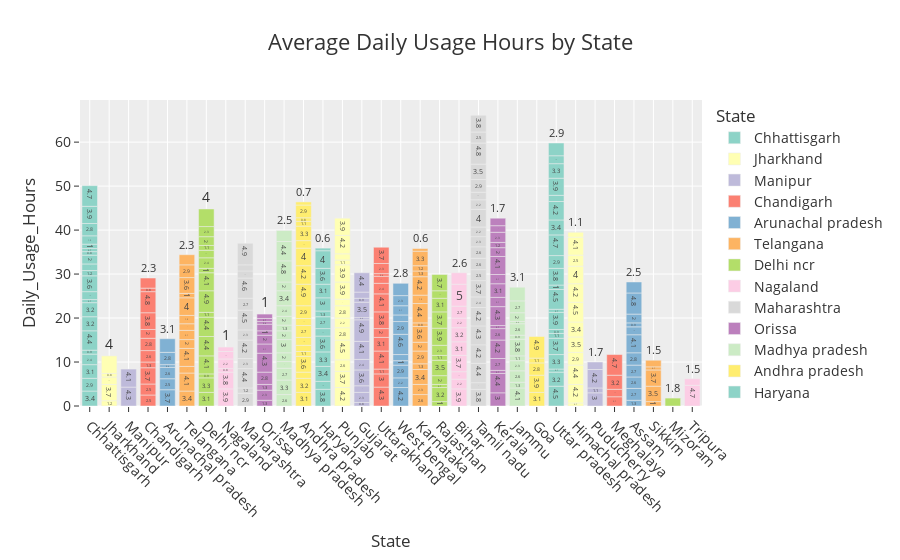

Here is the notebook cell this chart was saved with:
### Code cell
fig = px.bar(df1,x="State",y="Daily_Usage_Hours",color="State",color_discrete_sequence=px.colors.qualitative.Set3,text_auto=True,
    title="Average Daily Usage Hours by State")

fig.update_layout(template="ggplot2",font=dict(size=14),title_font_size=22)

fig.update_xaxes(tickangle=45)
fig.show()

### Figure 1 — Plotly figure (JSON) as saved in the notebook; plotly's stock layout.template omitted (floating-point values rounded to 4 significant figures)
{"data": [{"hovertemplate": "State=%{x}<br>Daily_Usage_Hours=%{y}<extra></extra>", "legendgroup": "Chhattisgarh", "marker": {"color": "rgb(141,211,199)", "pattern": {"shape": ""}}, "name": "Chhattisgarh", "orientation": "v", "showlegend": true, "textposition": "auto", "texttemplate": "%{y}", "type": "bar", "x": ["Chhattisgarh", "Chhattisgarh", "Chhattisgarh", "Chhattisgarh", "Chhattisgarh", "Chhattisgarh", "Chhattisgarh", "Chhattisgarh", "Chhattisgarh", "Chhattisgarh", "Chhattisgarh", "Chhattisgarh", "Chhattisgarh", "Chhattisgarh", "Chhattisgarh", "Chhattisgarh", "Chhattisgarh", "Chhattisgarh", "Chhattisgarh", "Chhattisgarh", "Chhattisgarh"], "xaxis": "x", "y": [3.4, 2.9, 3.1, 2.4, 0.9, 4.4, 3.2, 3.2, 0.7, 1.8, 3.6, 1.2, 1.5, 2.0, 0.8, 0.7, 1.0, 1.9, 2.8, 3.9, 4.7], "yaxis": "y"}, {"hovertemplate": "State=%{x}<br>Daily_Usage_Hours=%{y}<extra></extra>", "legendgroup": "Jharkhand", "marker": {"color": "rgb(255,255,179)", "pattern": {"shape": ""}}, "name": "Jharkhand", "orientation": "v", "showlegend": true, "textposition": "auto", "texttemplate": "%{y}", "type": "bar", "x": ["Jharkhand", "Jharkhand", "Jharkhand", "Jharkhand", "Jharkhand"], "xaxis": "x", "y": [1.2, 3.7, 1.7, 0.8, 4.0], "yaxis": "y"}, {"hovertemplate": "State=%{x}<br>Daily_Usage_Hours=%{y}<extra></extra>", "legendgroup": "Manipur", "marker": {"color": "rgb(190,186,218)", "pattern": {"shape": ""}}, "name": "Manipur", "orientation": "v", "showlegend": true, "textposition": "auto", "texttemplate": "%{y}", "type": "bar", "x": ["Manipur", "Manipur"], "xaxis": "x", "y": [4.3, 4.1], "yaxis": "y"}, {"hovertemplate": "State=%{x}<br>Daily_Usage_Hours=%{y}<extra></extra>", "legendgroup": "Chandigarh", "marker": {"color": "rgb(251,128,114)", "pattern": {"shape": ""}}, "name": "Chandigarh", "orientation": "v", "showlegend": true, "textposition": "auto", "texttemplate": "%{y}", "type": "bar", "x": ["Chandigarh", "Chandigarh", "Chandigarh", "Chandigarh", "Chandigarh", "Chandigarh", "Chandigarh", "Chandigarh", "Chandigarh", "Chandigarh", "Chandigarh"], "xaxis": "x", "y": [2.5, 2.5, 3.7, 1.3, 2.6, 2.8, 2.0, 3.8, 4.8, 0.8, 2.3], "yaxis": "y"}, {"hovertemplate": "State=%{x}<br>Daily_Usage_Hours=%{y}<extra></extra>", "legendgroup": "Arunachal pradesh", "marker": {"color": "rgb(128,177,211)", "pattern": {"shape": ""}}, "name": "Arunachal pradesh", "orientation": "v", "showlegend": true, "textposition": "auto", "texttemplate": "%{y}", "type": "bar", "x": ["Arunachal pradesh", "Arunachal pradesh", "Arunachal pradesh", "Arunachal pradesh", "Arunachal pradesh", "Arunachal pradesh"], "xaxis": "x", "y": [3.7, 2.5, 2.6, 0.6, 2.8, 3.1], "yaxis": "y"}, {"hovertemplate": "State=%{x}<br>Daily_Usage_Hours=%{y}<extra></extra>", "legendgroup": "Telangana", "marker": {"color": "rgb(253,180,98)", "pattern": {"shape": ""}}, "name": "Telangana", "orientation": "v", "showlegend": true, "textposition": "auto", "texttemplate": "%{y}", "type": "bar", "x": ["Telangana", "Telangana", "Telangana", "Telangana", "Telangana", "Telangana", "Telangana", "Telangana", "Telangana", "Telangana", "Telangana", "Telangana", "Telangana"], "xaxis": "x", "y": [3.4, 4.1, 1.5, 4.1, 2.0, 2.1, 1.5, 1.9, 4.0, 1.0, 3.6, 2.9, 2.3], "yaxis": "y"}, {"hovertemplate": "State=%{x}<br>Daily_Usage_Hours=%{y}<extra></extra>", "legendgroup": "Delhi ncr", "marker": {"color": "rgb(179,222,105)", "pattern": {"shape": ""}}, "name": "Delhi ncr", "orientation": "v", "showlegend": true, "textposition": "auto", "texttemplate": "%{y}", "type": "bar", "x": ["Delhi ncr", "Delhi ncr", "Delhi ncr", "Delhi ncr", "Delhi ncr", "Delhi ncr", "Delhi ncr", "Delhi ncr", "Delhi ncr", "Delhi ncr", "Delhi ncr", "Delhi ncr", "Delhi ncr", "Delhi ncr", "Delhi ncr", "Delhi ncr"], "xaxis": "x", "y": [3.1, 3.3, 0.9, 4.1, 4.4, 4.4, 1.1, 4.9, 4.1, 1.0, 2.4, 1.7, 1.1, 2.0, 2.3, 4.0], "yaxis": "y"}, {"hovertemplate": "State=%{x}<br>Daily_Usage_Hours=%{y}<extra></extra>", "legendgroup": "Nagaland", "marker": {"color": "rgb(252,205,229)", "pattern": {"shape": ""}}, "name": "Nagaland", "orientation": "v", "showlegend": true, "textposition": "auto", "texttemplate": "%{y}", "type": "bar", "x": ["Nagaland", "Nagaland", "Nagaland", "Nagaland", "Nagaland", "Nagaland"], "xaxis": "x", "y": [3.9, 3.8, 0.8, 2.2, 1.7, 1.0], "yaxis": "y"}, {"hovertemplate": "State=%{x}<br>Daily_Usage_Hours=%{y}<extra></extra>", "legendgroup": "Maharashtra", "marker": {"color": "rgb(217,217,217)", "pattern": {"shape": ""}}, "name": "Maharashtra", "orientation": "v", "showlegend": true, "textposition": "auto", "texttemplate": "%{y}", "type": "bar", "x": ["Maharashtra", "Maharashtra", "Maharashtra", "Maharashtra", "Maharashtra", "Maharashtra", "Maharashtra", "Maharashtra", "Maharashtra", "Maharashtra", "Maharashtra", "Maharashtra"], "xaxis": "x", "y": [2.9, 1.2, 4.4, 2.3, 4.2, 2.3, 4.5, 2.7, 4.6, 1.6, 1.4, 4.9], "yaxis": "y"}, {"hovertemplate": "State=%{x}<br>Daily_Usage_Hours=%{y}<extra></extra>", "legendgroup": "Orissa", "marker": {"color": "rgb(188,128,189)", "pattern": {"shape": ""}}, "name": "Orissa", "orientation": "v", "showlegend": true, "textposition": "auto", "texttemplate": "%{y}", "type": "bar", "x": ["Orissa", "Orissa", "Orissa", "Orissa", "Orissa", "Orissa", "Orissa", "Orissa", "Orissa", "Orissa", "Orissa", "Orissa"], "xaxis": "x", "y": [1.3, 2.3, 1.3, 2.8, 4.3, 2.1, 2.0, 1.0, 1.5, 0.6, 0.7, 1.0], "yaxis": "y"}, {"hovertemplate": "State=%{x}<br>Daily_Usage_Hours=%{y}<extra></extra>", "legendgroup": "Madhya pradesh", "marker": {"color": "rgb(204,235,197)", "pattern": {"shape": ""}}, "name": "Madhya pradesh", "orientation": "v", "showlegend": true, "textposition": "auto", "texttemplate": "%{y}", "type": "bar", "x": ["Madhya pradesh", "Madhya pradesh", "Madhya pradesh", "Madhya pradesh", "Madhya pradesh", "Madhya pradesh", "Madhya pradesh", "Madhya pradesh", "Madhya pradesh", "Madhya pradesh", "Madhya pradesh", "Madhya pradesh", "Madhya pradesh", "Madhya pradesh", "Madhya pradesh"], "xaxis": "x", "y": [2.6, 3.3, 2.7, 1.5, 2.0, 3.0, 2.0, 1.3, 2.0, 2.4, 3.4, 2.0, 4.8, 4.4, 2.5], "yaxis": "y"}, {"hovertemplate": "State=%{x}<br>Daily_Usage_Hours=%{y}<extra></extra>", "legendgroup": "Andhra pradesh", "marker": {"color": "rgb(255,237,111)", "pattern": {"shape": ""}}, "name": "Andhra pradesh", "orientation": "v", "showlegend": true, "textposition": "auto", "texttemplate": "%{y}", "type": "bar", "x": ["Andhra pradesh", "Andhra pradesh", "Andhra pradesh", "Andhra pradesh", "Andhra pradesh", "Andhra pradesh", "Andhra pradesh", "Andhra pradesh", "Andhra pradesh", "Andhra pradesh", "Andhra pradesh", "Andhra pradesh", "Andhra pradesh", "Andhra pradesh", "Andhra pradesh", "Andhra pradesh", "Andhra pradesh", "Andhra pradesh", "Andhra pradesh"], "xaxis": "x", "y": [3.1, 3.2, 1.4, 3.6, 1.1, 1.4, 1.8, 2.7, 1.6, 2.9, 4.9, 4.2, 4.0, 1.7, 3.3, 1.1, 0.8, 2.9, 0.7], "yaxis": "y"}, {"hovertemplate": "State=%{x}<br>Daily_Usage_Hours=%{y}<extra></extra>", "legendgroup": "Haryana", "marker": {"color": "rgb(141,211,199)", "pattern": {"shape": ""}}, "name": "Haryana", "orientation": "v", "showlegend": true, "textposition": "auto", "texttemplate": "%{y}", "type": "bar", "x": ["Haryana", "Haryana", "Haryana", "Haryana", "Haryana", "Haryana", "Haryana", "Haryana", "Haryana", "Haryana", "Haryana", "Haryana", "Haryana"], "xaxis": "x", "y": [3.8, 1.8, 3.4, 3.3, 3.6, 1.7, 2.7, 1.3, 3.0, 3.1, 3.6, 4.0, 0.6], "yaxis": "y"}, {"hovertemplate": "State=%{x}<br>Daily_Usage_Hours=%{y}<extra></extra>", "legendgroup": "Punjab", "marker": {"color": "rgb(255,255,179)", "pattern": {"shape": ""}}, "name": "Punjab", "orientation": "v", "showlegend": true, "textposition": "auto", "texttemplate": "%{y}", "type": "bar", "x": ["Punjab", "Punjab", "Punjab", "Punjab", "Punjab", "Punjab", "Punjab", "Punjab", "Punjab", "Punjab", "Punjab", "Punjab", "Punjab", "Punjab"], "xaxis": "x", "y": [4.2, 3.7, 2.6, 4.5, 2.8, 2.2, 2.8, 1.5, 3.9, 3.9, 1.1, 1.4, 4.2, 3.9], "yaxis": "y"}, {"hovertemplate": "State=%{x}<br>Daily_Usage_Hours=%{y}<extra></extra>", "legendgroup": "Gujarat", "marker": {"color": "rgb(190,186,218)", "pattern": {"shape": ""}}, "name": "Gujarat", "orientation": "v", "showlegend": true, "textposition": "auto", "texttemplate": "%{y}", "type": "bar", "x": ["Gujarat", "Gujarat", "Gujarat", "Gujarat", "Gujarat", "Gujarat", "Gujarat", "Gujarat", "Gujarat", "Gujarat", "Gujarat", "Gujarat"], "xaxis": "x", "y": [0.8, 2.3, 1.5, 3.6, 2.4, 4.1, 4.9, 0.5, 3.5, 0.9, 1.4, 4.4], "yaxis": "y"}, {"hovertemplate": "State=%{x}<br>Daily_Usage_Hours=%{y}<extra></extra>", "legendgroup": "Uttarakhand", "marker": {"color": "rgb(251,128,114)", "pattern": {"shape": ""}}, "name": "Uttarakhand", "orientation": "v", "showlegend": true, "textposition": "auto", "texttemplate": "%{y}", "type": "bar", "x": ["Uttarakhand", "Uttarakhand", "Uttarakhand", "Uttarakhand", "Uttarakhand", "Uttarakhand", "Uttarakhand", "Uttarakhand", "Uttarakhand", "Uttarakhand", "Uttarakhand", "Uttarakhand", "Uttarakhand"], "xaxis": "x", "y": [4.3, 3.0, 1.1, 4.1, 3.1, 2.0, 3.8, 4.1, 2.4, 1.6, 0.6, 2.3, 3.7], "yaxis": "y"}, {"hovertemplate": "State=%{x}<br>Daily_Usage_Hours=%{y}<extra></extra>", "legendgroup": "West bengal", "marker": {"color": "rgb(128,177,211)", "pattern": {"shape": ""}}, "name": "West bengal", "orientation": "v", "showlegend": true, "textposition": "auto", "texttemplate": "%{y}", "type": "bar", "x": ["West bengal", "West bengal", "West bengal", "West bengal", "West bengal", "West bengal", "West bengal", "West bengal", "West bengal", "West bengal", "West bengal"], "xaxis": "x", "y": [4.2, 2.2, 2.9, 1.0, 1.4, 4.6, 2.9, 1.5, 2.1, 2.3, 2.8], "yaxis": "y"}, {"hovertemplate": "State=%{x}<br>Daily_Usage_Hours=%{y}<extra></extra>", "legendgroup": "Karnataka", "marker": {"color": "rgb(253,180,98)", "pattern": {"shape": ""}}, "name": "Karnataka", "orientation": "v", "showlegend": true, "textposition": "auto", "texttemplate": "%{y}", "type": "bar", "x": ["Karnataka", "Karnataka", "Karnataka", "Karnataka", "Karnataka", "Karnataka", "Karnataka", "Karnataka", "Karnataka", "Karnataka", "Karnataka", "Karnataka", "Karnataka", "Karnataka", "Karnataka"], "xaxis": "x", "y": [2.6, 2.3, 3.4, 1.3, 2.9, 2.0, 3.6, 0.8, 4.4, 1.9, 4.2, 1.3, 1.2, 3.3, 0.6], "yaxis": "y"}, {"hovertemplate": "State=%{x}<br>Daily_Usage_Hours=%{y}<extra></extra>", "legendgroup": "Rajasthan", "marker": {"color": "rgb(179,222,105)", "pattern": {"shape": ""}}, "name": "Rajasthan", "orientation": "v", "showlegend": true, "textposition": "auto", "texttemplate": "%{y}", "type": "bar", "x": ["Rajasthan", "Rajasthan", "Rajasthan", "Rajasthan", "Rajasthan", "Rajasthan", "Rajasthan", "Rajasthan", "Rajasthan", "Rajasthan", "Rajasthan", "Rajasthan"], "xaxis": "x", "y": [1.0, 3.2, 0.7, 2.0, 3.5, 1.1, 2.3, 3.9, 3.7, 3.1, 1.7, 3.7], "yaxis": "y"}, {"hovertemplate": "State=%{x}<br>Daily_Usage_Hours=%{y}<extra></extra>", "legendgroup": "Bihar", "marker": {"color": "rgb(252,205,229)", "pattern": {"shape": ""}}, "name": "Bihar", "orientation": "v", "showlegend": true, "textposition": "auto", "texttemplate": "%{y}", "type": "bar", "x": ["Bihar", "Bihar", "Bihar", "Bihar", "Bihar", "Bihar", "Bihar", "Bihar", "Bihar", "Bihar"], "xaxis": "x", "y": [3.9, 2.2, 1.7, 3.7, 3.1, 3.2, 2.2, 2.7, 5.0, 2.6], "yaxis": "y"}, {"hovertemplate": "State=%{x}<br>Daily_Usage_Hours=%{y}<extra></extra>", "legendgroup": "Tamil nadu", "marker": {"color": "rgb(217,217,217)", "pattern": {"shape": ""}}, "name": "Tamil nadu", "orientation": "v", "showlegend": true, "textposition": "auto", "texttemplate": "%{y}", "type": "bar", "x": ["Tamil nadu", "Tamil nadu", "Tamil nadu", "Tamil nadu", "Tamil nadu", "Tamil nadu", "Tamil nadu", "Tamil nadu", "Tamil nadu", "Tamil nadu", "Tamil nadu", "Tamil nadu", "Tamil nadu", "Tamil nadu", "Tamil nadu", "Tamil nadu", "Tamil nadu", "Tamil nadu", "Tamil nadu", "Tamil nadu", "Tamil nadu"], "xaxis": "x", "y": [3.8, 1.5, 4.4, 4.2, 4.3, 4.2, 2.4, 3.7, 2.5, 2.6, 2.6, 2.3, 2.2, 4.0, 2.2, 1.7, 2.9, 3.5, 4.8, 2.5, 3.8], "yaxis": "y"}, {"hovertemplate": "State=%{x}<br>Daily_Usage_Hours=%{y}<extra></extra>", "legendgroup": "Kerala", "marker": {"color": "rgb(188,128,189)", "pattern": {"shape": ""}}, "name": "Kerala", "orientation": "v", "showlegend": true, "textposition": "auto", "texttemplate": "%{y}", "type": "bar", "x": ["Kerala", "Kerala", "Kerala", "Kerala", "Kerala", "Kerala", "Kerala", "Kerala", "Kerala", "Kerala", "Kerala", "Kerala", "Kerala", "Kerala", "Kerala", "Kerala", "Kerala"], "xaxis": "x", "y": [3.0, 4.4, 0.7, 2.7, 4.2, 2.6, 0.7, 4.3, 2.1, 3.1, 2.1, 4.1, 2.0, 1.2, 2.3, 1.5, 1.7], "yaxis": "y"}, {"hovertemplate": "State=%{x}<br>Daily_Usage_Hours=%{y}<extra></extra>", "legendgroup": "Jammu", "marker": {"color": "rgb(204,235,197)", "pattern": {"shape": ""}}, "name": "Jammu", "orientation": "v", "showlegend": true, "textposition": "auto", "texttemplate": "%{y}", "type": "bar", "x": ["Jammu", "Jammu", "Jammu", "Jammu", "Jammu", "Jammu", "Jammu", "Jammu", "Jammu", "Jammu", "Jammu", "Jammu"], "xaxis": "x", "y": [4.1, 1.3, 2.6, 2.3, 1.1, 3.8, 0.9, 2.6, 0.5, 2.0, 2.7, 3.1], "yaxis": "y"}, {"hovertemplate": "State=%{x}<br>Daily_Usage_Hours=%{y}<extra></extra>", "legendgroup": "Goa", "marker": {"color": "rgb(255,237,111)", "pattern": {"shape": ""}}, "name": "Goa", "orientation": "v", "showlegend": true, "textposition": "auto", "texttemplate": "%{y}", "type": "bar", "x": ["Goa", "Goa", "Goa", "Goa", "Goa"], "xaxis": "x", "y": [3.1, 3.9, 2.8, 1.1, 4.9], "yaxis": "y"}, {"hovertemplate": "State=%{x}<br>Daily_Usage_Hours=%{y}<extra></extra>", "legendgroup": "Uttar pradesh", "marker": {"color": "rgb(141,211,199)", "pattern": {"shape": ""}}, "name": "Uttar pradesh", "orientation": "v", "showlegend": true, "textposition": "auto", "texttemplate": "%{y}", "type": "bar", "x": ["Uttar pradesh", "Uttar pradesh", "Uttar pradesh", "Uttar pradesh", "Uttar pradesh", "Uttar pradesh", "Uttar pradesh", "Uttar pradesh", "Uttar pradesh", "Uttar pradesh", "Uttar pradesh", "Uttar pradesh", "Uttar pradesh", "Uttar pradesh", "Uttar pradesh", "Uttar pradesh", "Uttar pradesh", "Uttar pradesh", "Uttar pradesh", "Uttar pradesh", "Uttar pradesh"], "xaxis": "x", "y": [4.5, 3.2, 0.7, 3.3, 3.7, 1.1, 0.9, 3.9, 0.7, 4.5, 1.0, 3.8, 2.9, 4.7, 3.4, 4.2, 1.4, 3.9, 3.3, 1.8, 2.9], "yaxis": "y"}, {"hovertemplate": "State=%{x}<br>Daily_Usage_Hours=%{y}<extra></extra>", "legendgroup": "Himachal pradesh", "marker": {"color": "rgb(255,255,179)", "pattern": {"shape": ""}}, "name": "Himachal pradesh", "orientation": "v", "showlegend": true, "textposition": "auto", "texttemplate": "%{y}", "type": "bar", "x": ["Himachal pradesh", "Himachal pradesh", "Himachal pradesh", "Himachal pradesh", "Himachal pradesh", "Himachal pradesh", "Himachal pradesh", "Himachal pradesh", "Himachal pradesh", "Himachal pradesh", "Himachal pradesh", "Himachal pradesh"], "xaxis": "x", "y": [0.7, 4.2, 4.4, 2.9, 3.5, 3.4, 4.5, 4.2, 4.0, 2.5, 4.1, 1.1], "yaxis": "y"}, {"hovertemplate": "State=%{x}<br>Daily_Usage_Hours=%{y}<extra></extra>", "legendgroup": "Puducherry", "marker": {"color": "rgb(190,186,218)", "pattern": {"shape": ""}}, "name": "Puducherry", "orientation": "v", "showlegend": true, "textposition": "auto", "texttemplate": "%{y}", "type": "bar", "x": ["Puducherry", "Puducherry", "Puducherry", "Puducherry"], "xaxis": "x", "y": [3.0, 1.1, 4.2, 1.7], "yaxis": "y"}, {"hovertemplate": "State=%{x}<br>Daily_Usage_Hours=%{y}<extra></extra>", "legendgroup": "Meghalaya", "marker": {"color": "rgb(251,128,114)", "pattern": {"shape": ""}}, "name": "Meghalaya", "orientation": "v", "showlegend": true, "textposition": "auto", "texttemplate": "%{y}", "type": "bar", "x": ["Meghalaya", "Meghalaya", "Meghalaya", "Meghalaya"], "xaxis": "x", "y": [2.1, 1.7, 3.2, 4.7], "yaxis": "y"}, {"hovertemplate": "State=%{x}<br>Daily_Usage_Hours=%{y}<extra></extra>", "legendgroup": "Assam", "marker": {"color": "rgb(128,177,211)", "pattern": {"shape": ""}}, "name": "Assam", "orientation": "v", "showlegend": true, "textposition": "auto", "texttemplate": "%{y}", "type": "bar", "x": ["Assam", "Assam", "Assam", "Assam", "Assam", "Assam", "Assam", "Assam", "Assam", "Assam", "Assam"], "xaxis": "x", "y": [1.3, 2.7, 2.6, 2.7, 2.8, 4.1, 1.8, 0.9, 2.0, 4.8, 2.5], "yaxis": "y"}, {"hovertemplate": "State=%{x}<br>Daily_Usage_Hours=%{y}<extra></extra>", "legendgroup": "Sikkim", "marker": {"color": "rgb(253,180,98)", "pattern": {"shape": ""}}, "name": "Sikkim", "orientation": "v", "showlegend": true, "textposition": "auto", "texttemplate": "%{y}", "type": "bar", "x": ["Sikkim", "Sikkim", "Sikkim", "Sikkim", "Sikkim"], "xaxis": "x", "y": [1.0, 3.5, 3.7, 0.7, 1.5], "yaxis": "y"}, {"hovertemplate": "State=%{x}<br>Daily_Usage_Hours=%{y}<extra></extra>", "legendgroup": "Mizoram", "marker": {"color": "rgb(179,222,105)", "pattern": {"shape": ""}}, "name": "Mizoram", "orientation": "v", "showlegend": true, "textposition": "auto", "texttemplate": "%{y}", "type": "bar", "x": ["Mizoram"], "xaxis": "x", "y": [1.8], "yaxis": "y"}, {"hovertemplate": "State=%{x}<br>Daily_Usage_Hours=%{y}<extra></extra>", "legendgroup": "Tripura", "marker": {"color": "rgb(252,205,229)", "pattern": {"shape": ""}}, "name": "Tripura", "orientation": "v", "showlegend": true, "textposition": "auto", "texttemplate": "%{y}", "type": "bar", "x": ["Tripura", "Tripura"], "xaxis": "x", "y": [4.7, 1.5], "yaxis": "y"}], "layout": {"barmode": "relative", "font": {"size": 14}, "legend": {"title": {"text": "State"}, "tracegroupgap": 0}, "title": {"font": {"size": 22}, "text": "Average Daily Usage Hours by State"}, "xaxis": {"anchor": "y", "categoryarray": ["Chhattisgarh", "Jharkhand", "Manipur", "Chandigarh", "Arunachal pradesh", "Telangana", "Delhi ncr", "Nagaland", "Maharashtra", "Orissa", "Madhya pradesh", "Andhra pradesh", "Haryana", "Punjab", "Gujarat", "Uttarakhand", "West bengal", "Karnataka", "Rajasthan", "Bihar", "Tamil nadu", "Kerala", "Jammu", "Goa", "Uttar pradesh", "Himachal pradesh", "Puducherry", "Meghalaya", "Assam", "Sikkim", "Mizoram", "Tripura"], "categoryorder": "array", "domain": [0, 1], "tickangle": 45, "title": {"text": "State"}}, "yaxis": {"anchor": "x", "domain": [0, 1], "title": {"text": "Daily_Usage_Hours"}}}}
